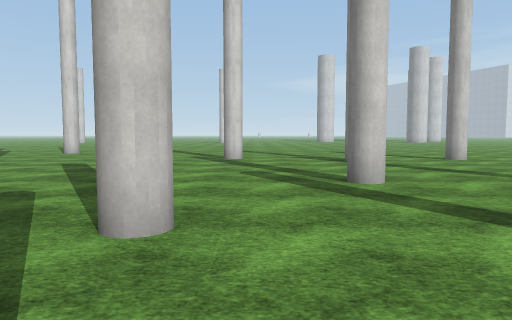
[1] (above)

24 first-person views from a walk through a Unity game level. The camera is 1.3 m above the floor, tilts 4° down and sees 70° across. The floor is counted in squares, 2 m on a side. Each view is taken from the middle of a square. On the plan, view 1 faces up. The plan holds only what a view shows up to about 11 squares ahead; the rest is blank. The place goes on beyond the plan. Surface patterns are stand-ins for the level's own textures.

[2]
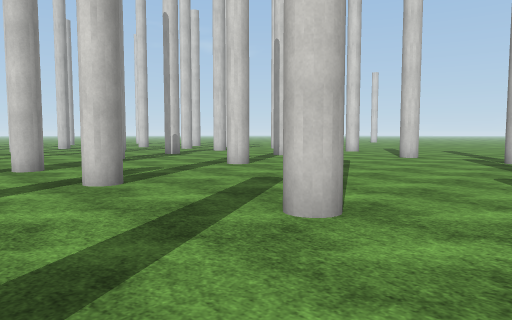

[3]
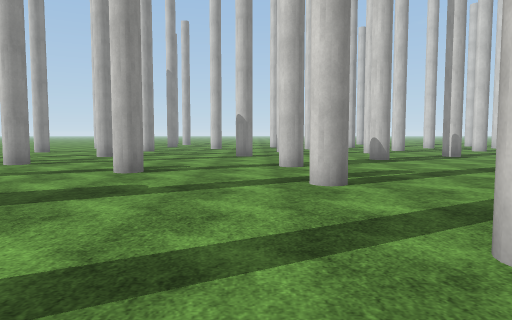

[4]
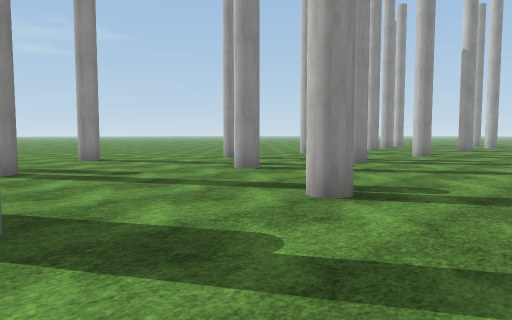

[5]
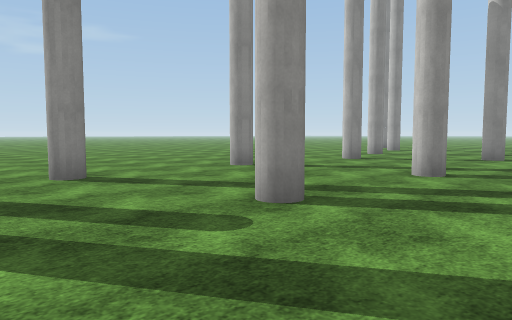

[6]
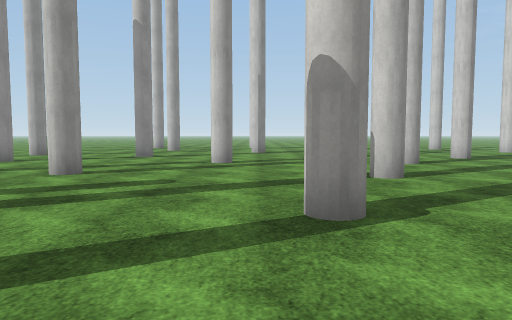

[7]
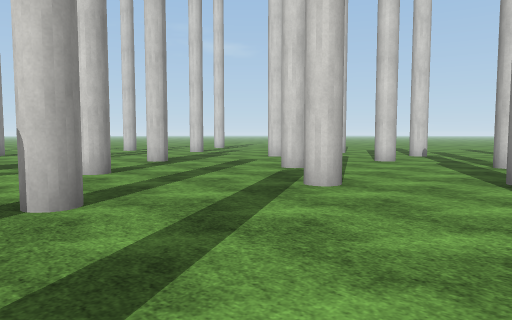

[8]
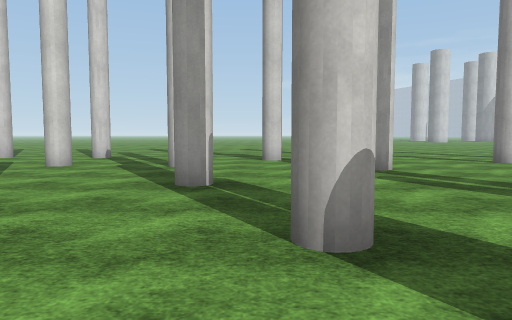

[9]
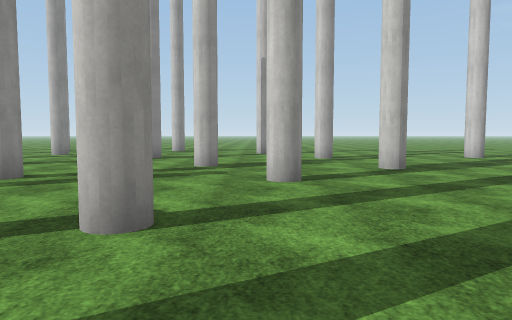

[10]
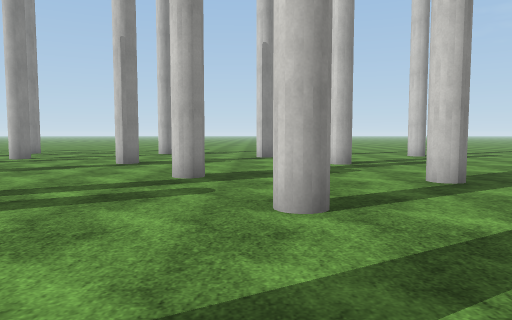

[11]
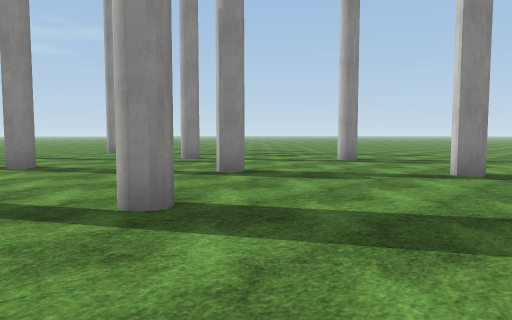

[12]
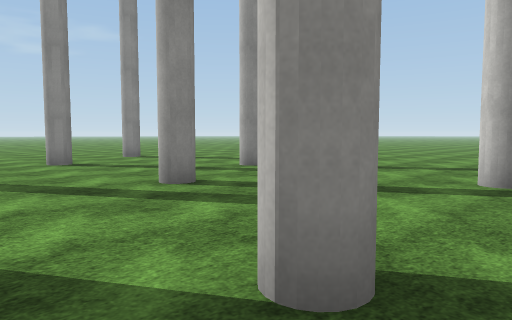

[13]
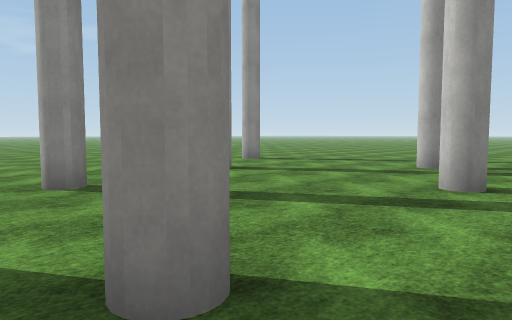

[14]
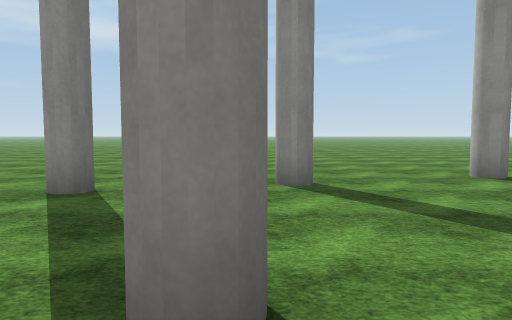

[15]
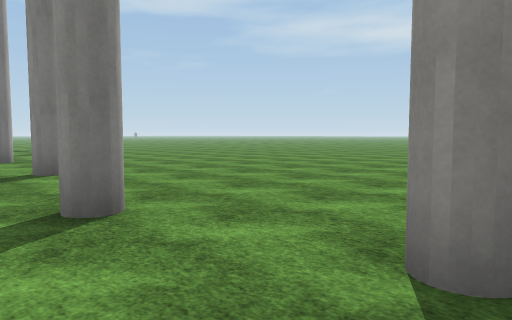

[16]
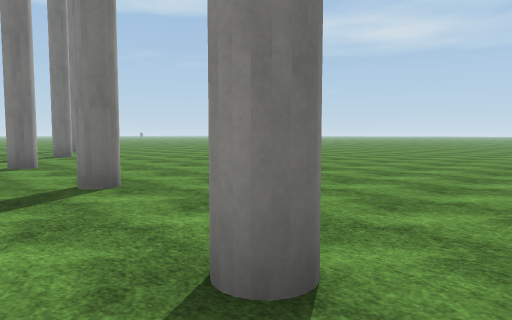

[17]
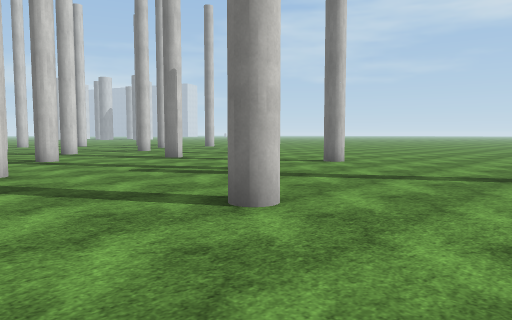

[18]
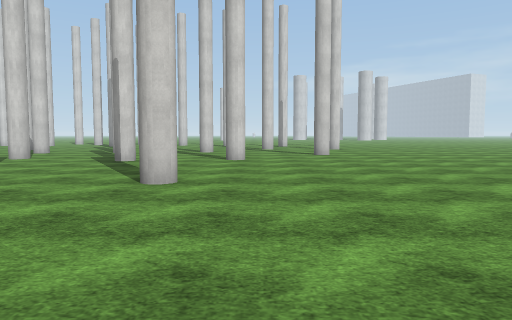

[19]
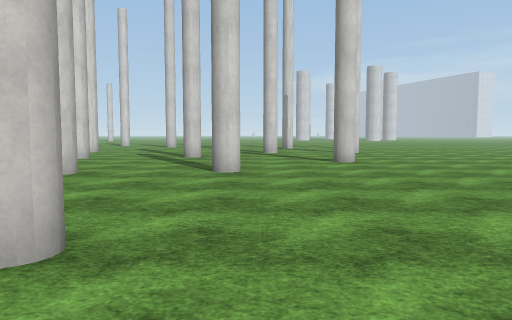

[20]
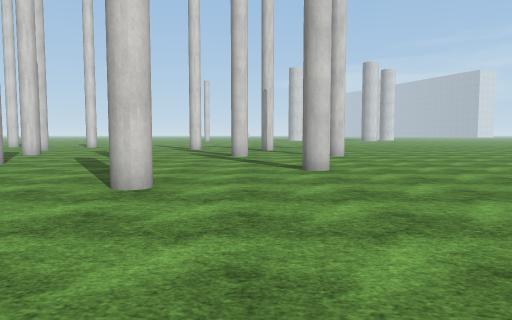

[21]
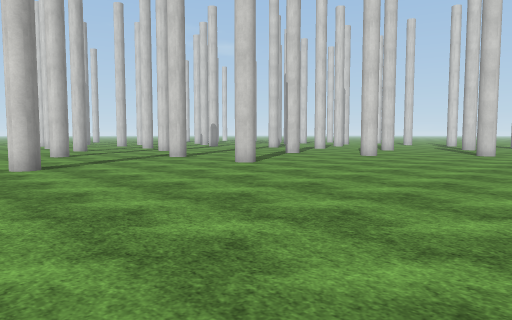

[22]
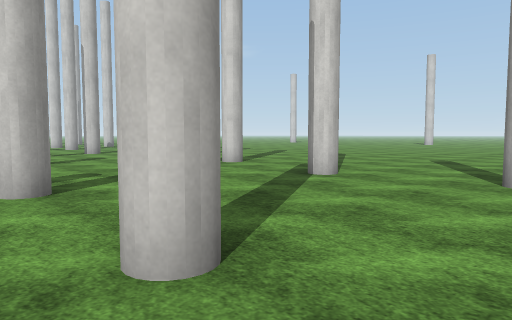

[23]
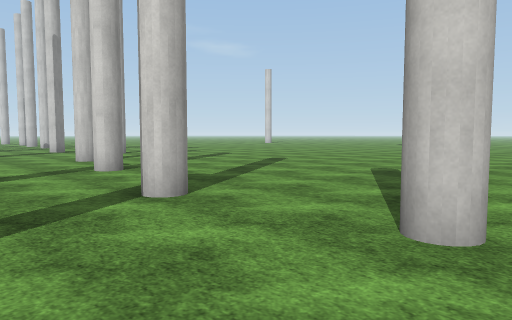

[24]
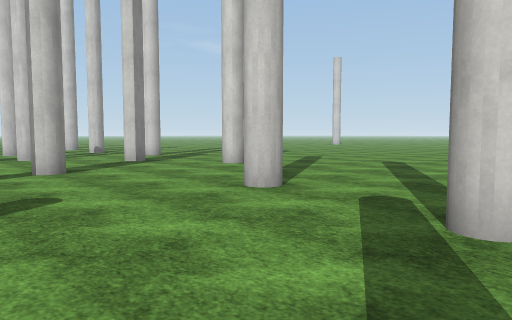

### Floor plan
Key: @ floor where view 1 was taken; # wall or solid block; . floor.
Columns run from 29 left of view 1 to 6 right of it. Each row starts with its distance up from view 1.
 13                ...#.... ...........
 12              #..#..................
 11               ......#...............
 10        ...    ..#.........#.#.....#.
  9        ..#...#....#...#........#....
  8       #.............................
  7       .........#...#................
  6       ......#...........#...........
  5         .#.......#............#..#..
  4      ...............#...............
  3  .....#.....................#.......
  2  ..........#....#.....#..#..........
  1  ..................#............#...
  0   ...#...#...................@......
 -1 .............#..........#...........
 -2 ...........................#.#......
 -3 .......#...#....#..#................
 -4 ......................#.............
 -5     #..............................
 -6  ............#............#..#.....
 -7  .........#......#..#..............
 -8   .....#...........................
 -9    ..#.................#............
-10      ......................#........
-11       ...................  .........
-12       ...... ........           ....

Where each view was taken, in squares from view 1:
view 1: 0 up, 0 right, facing up
view 2: 0 up, 1 right, facing up-left
view 3: 1 up, 1 right, facing left
view 4: 1 up, 2 left, facing down-left
view 5: 1 down, 7 left, facing down-left
view 6: 0 up, 7 left, facing left
view 7: 1 up, 9 left, facing up-left
view 8: 2 up, 9 left, facing up
view 9: 3 up, 10 left, facing left
view 10: 3 up, 12 left, facing left
view 11: 5 up, 16 left, facing down-left
view 12: 1 up, 19 left, facing down-left
view 13: 2 down, 17 left, facing down-left
view 14: 2 down, 18 left, facing down
view 15: 5 down, 19 left, facing down-right
view 16: 5 down, 17 left, facing down-right
view 17: 11 down, 8 left, facing up-right
view 18: 11 down, 1 right, facing up
view 19: 8 down, 1 right, facing up
view 20: 6 down, 2 right, facing up
view 21: 12 down, 6 right, facing up-left
view 22: 4 up, 6 right, facing up-left
view 23: 7 up, 6 right, facing up-left
view 24: 7 up, 0 right, facing up-left
